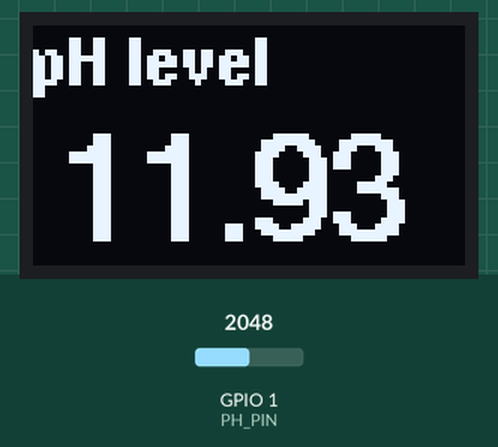
Recording of a sketch running on a simulated ESP32. Parts: 72×40 one-colour display. The test bench sets the inputs (shaded band); at power-on: GPIO 1 (PH_PIN) = 2048. What the sketch prints to the serial monitor is not drawn.

Above: at 2.8 s.
2.9 s: GPIO 1 (PH_PIN) set to 2866
At 4.8 s:
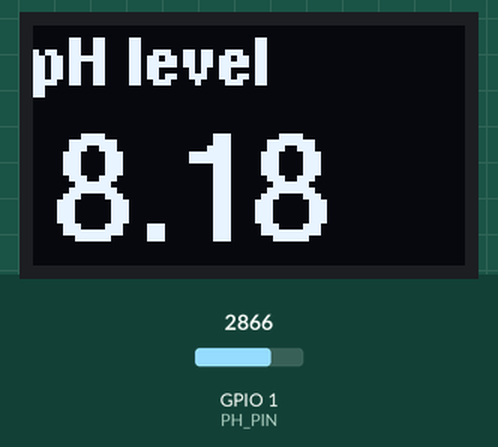
5.6 s: GPIO 1 (PH_PIN) set to 3603
At 6.7 s:
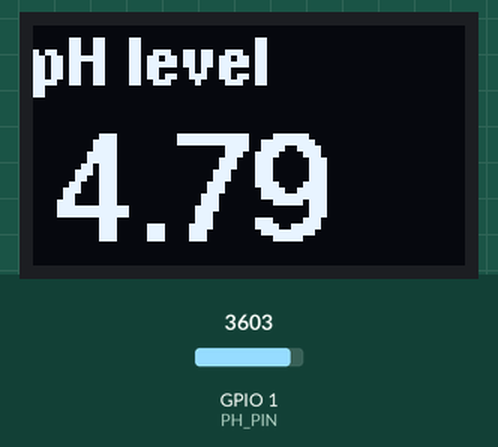
8.3 s: GPIO 1 (PH_PIN) set to 4095
At 10.4 s:
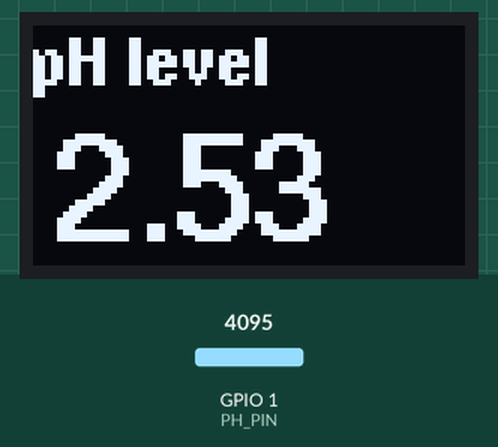
Timing chart, 0 to 11.9 s (numbered marks = the images above; inputs shaded):
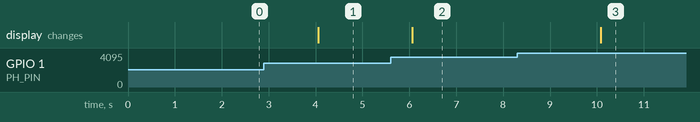

Measured:
- after the input at 2.9 s, the display: changes after 1.2 s (image 1)
- after the input at 5.6 s, the display: changes after 0.47 s (image 2)
- after the input at 8.3 s, the display: changes after 1.8 s (image 3)

The sketch:

ph_sensor.ino
```cpp
#include <Arduino.h>
#include <U8g2lib.h>
#include <Wire.h>

#define PH_PIN    1      // GPIO1 — analog input from PH4502C
#define SDA_PIN   5      // GPIO5 — I2C data
#define SCL_PIN   6      // GPIO6 — I2C clock

#define PH_SLOPE  -5.70
#define PH_OFFSET  21.34

// 72x40 OLED display over hardware I2C
U8G2_SSD1306_72X40_ER_F_HW_I2C display(U8G2_R0, U8X8_PIN_NONE, SCL_PIN, SDA_PIN);

void setup() {
  Serial.begin(115200);
  analogSetAttenuation(ADC_11db);  // set ADC range to 0–3.3 V
  display.begin();
}

void loop() {
  float voltage = analogRead(PH_PIN) * 3.3 / 4095.0;
  float ph      = PH_SLOPE * voltage + PH_OFFSET;

  // Print to Serial
  Serial.print("pH: ");
  Serial.println(ph, 2);

  // Show on OLED
  char phText[8];
  dtostrf(ph, 4, 2, phText);  // format float as string, e.g. "7.34"

  display.clearBuffer();
  display.setFont(u8g2_font_helvB08_tr);  // small font for label
  display.drawStr(0, 10, "pH level");
  display.setFont(u8g2_font_helvB18_tr);  // big font for value
  display.drawStr(4, 36, phText);
  display.sendBuffer();

  delay(2000);
}
```
